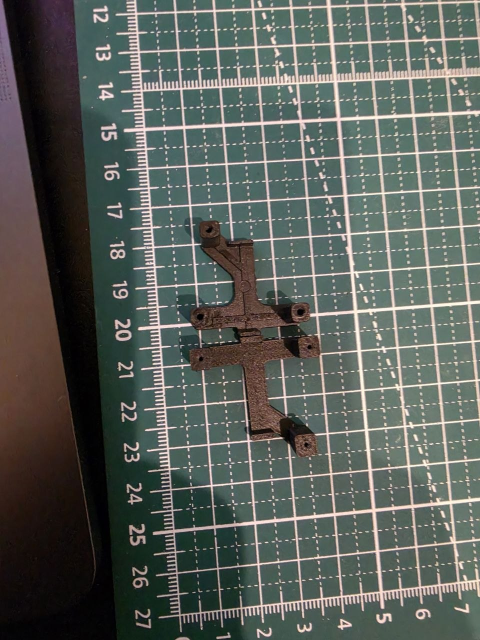
#> input picture Прижимная пластина сервы WLToys/corrected_from_print/references/top_comparison.jpg, 960 x 1280 px (shown at 1/2 size); its folder holds 6 pictures in this run
$ python measure_photos.py
#> lines starting #> are read from the running program, lines starting #| are printed output that depends on the picture
"""Auditable manual landmark comparison, not a calibrated 3D scan."""
from pathlib import Path
import json, hashlib
import numpy as np
import matplotlib
matplotlib.use('Agg')
import matplotlib.pyplot as plt
from PIL import Image

R=Path(__file__).resolve().parents[1]
# Approximate centimetre intersections around both parts. Compare RATIOS,
# not absolute floor coordinates: the holes are above the calibration plane.
pixels=np.array([[300,415],[380,410],[462,404],[543,398],
 [304,499],[385,491],[467,484],[550,477],
 [313,658],[398,650],[482,642],[567,634],
 [323,821],[410,813],[497,804],[585,795],
 [329,902],[417,894],[504,885],[594,876]],float)
grid=np.array([[x,y] for y in [0,10,30,50,60] for x in [0,10,20,30]],float)
aa=[];bb=[]
for (u,v),(x,y) in zip(pixels,grid):
    aa.extend([[u,v,1,0,0,0,-x*u,-x*v],[0,0,0,u,v,1,-y*u,-y*v]])
    bb.extend([x,y])
hom=np.r_[np.linalg.lstsq(aa,bb,rcond=None)[0],1].reshape(3,3)
def rectified(points):
    q=np.c_[points,np.ones(len(points))]@hom.T
    return q[:,:2]/q[:,2,None]
original=np.array([[399,634],[601,625],[417,461]],float)
printed=np.array([[620,694],[402,717],[614,889]],float)
def coordinates(points):
    a,b,c=rectified(points)
    dx=b-a;ex=dx/np.linalg.norm(dx);ey=np.array([-ex[1],ex[0]])
    return np.array([np.linalg.norm(dx),(c-a)@ex,abs((c-a)@ey)])
o,n=coordinates(original),coordinates(printed)
ratios=o/n
raw=ratios*np.array([25.3,3.5,22])
# Near post faces are at almost the same depth (floor endpoints at y~645).
# Compare the front edge of the top face and its corresponding floor edge.
side_o=np.array([[730,572],[730,645]])
side_n=np.array([[780,556],[780,646]])
height_ratio=(side_o[1,1]-side_o[0,1])/(side_n[1,1]-side_n[0,1])
height_estimate=16*height_ratio
report={'method':'Manual original-versus-known-print landmark ratios with approximate floor homography',
 'known_reference_model_mm':{'width':30.3,'depth':28.4988,'height':16,'AB':25.3,'C_x':3.5,'C_y':22},
 'assumption':'Printed reference was made at 100% scale; actual printed dimensions not measured.',
 'top_landmarks_original_ABC_px':original.tolist(),'top_landmarks_printed_ABC_px':printed.tolist(),
 'grid_landmarks_px':pixels.tolist(),'grid_landmarks_mm':grid.tolist(),'homography':hom.tolist(),
 'floor_grid_fit_rms_mm':float(np.sqrt(np.mean((rectified(pixels)-grid)**2))),
 'raw_ratios_AB_Cx_Cy':ratios.tolist(),'raw_estimated_AB_Cx_Cy_mm':raw.tolist(),
 'side_original_post_px':side_o.tolist(),'side_printed_post_px':side_n.tolist(),
 'height_ratio':height_ratio,'raw_height_estimate_mm':height_estimate,
 'adopted_mm':{'AB':23.5,'C_x':3.0,'C_y':20.3,'height':13,'post_width':4.5,'plate_thickness':2},
 'practical_estimation_uncertainty_mm':{'plan':.7,'height':1.0},
 'uncertainty_is_statistical_confidence_interval':False,
 'limitations':'Manual points, occlusion, perspective and different elevated hole planes remain. Grid residual is not part accuracy. Section thicknesses are approximate; useful printable wall and plate thickness preserved.',
 'withdrawn_data':'All previously supplied servo dimensions withdrawn by user; no servo box fit assertion is reused.',
 'physical_fit_verified':False,
 'source_sha256':{p.name:hashlib.sha256(p.read_bytes()).hexdigest() for p in sorted((R/'references').glob('*.jpg'))}}
(R/'photo_comparison.json').write_text(json.dumps(report,ensure_ascii=False,indent=2)+'\n')
fig,axs=plt.subplots(1,2,figsize=(13,8))
ax=axs[0];ax.imshow(Image.open(R/'references/top_comparison.jpg'))
for points,color,label in [(original,'#00ddff','Оригинал'),(printed,'#ffbf46','Напечатанный 16 мм')]:
    ax.plot(*points[[0,1,2,0]].T,color=color,lw=1)
    for name,(x,y) in zip('ABC',points):ax.text(x+6,y-8,name,color=color,fontsize=12,weight='bold')
    ax.scatter(*points.T,color=color,s=25,label=label)
ax.set(xlim=(330,670),ylim=(940,410));ax.legend(loc='lower left',fontsize=9)
ax.set_title('Сопоставление центров отверстий');ax.set_axis_off()
ax=axs[1];ax.imshow(Image.open(R/'references/side_comparison.jpg'))
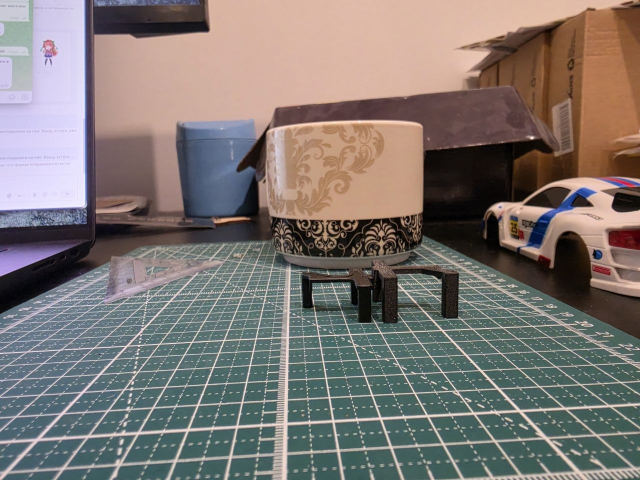
#> input picture Прижимная пластина сервы WLToys/corrected_from_print/references/side_comparison.jpg, 1280 x 960 px (shown at 1/2 size)
for points,color,label in [(side_o,'#00ddff','73 px'),(side_n,'#ffbf46','90 px')]:
    ax.annotate('',xy=points[0],xytext=points[1],arrowprops={'arrowstyle':'|-|','color':color,'lw':2})
    ax.text(points[0,0]+5,points[:,1].mean(),label,color=color,fontsize=11,weight='bold')
ax.set(xlim=(590,930),ylim=(660,510));ax.set_axis_off()
ax.set_title('Сравнение высоты ближних стоек')
fig.suptitle('Коррекция по новым фото: план ≈ −7…8%; высота ≈ −19%',fontsize=15)
fig.text(.5,.03,'Принято: A–B 23,5 мм; C=(3; 20,3) мм; H=13 мм. Размеры оценочные.',ha='center',fontsize=11)
fig.tight_layout(rect=(0,.07,1,.94));fig.savefig(R/'photo_measurements.png',dpi=160)
#> after `fig.tight_layout(rect=(0, 0.07, 1, 0.94))`:
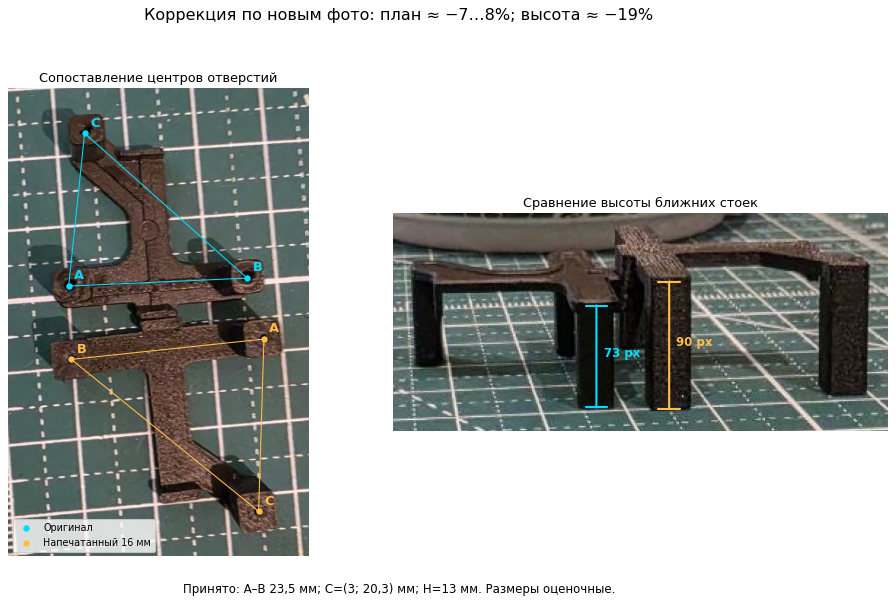
#> figure drawn by matplotlib, 2 panels
print(json.dumps({'raw_plan_mm':raw.tolist(),'raw_height_mm':height_estimate},indent=2))
